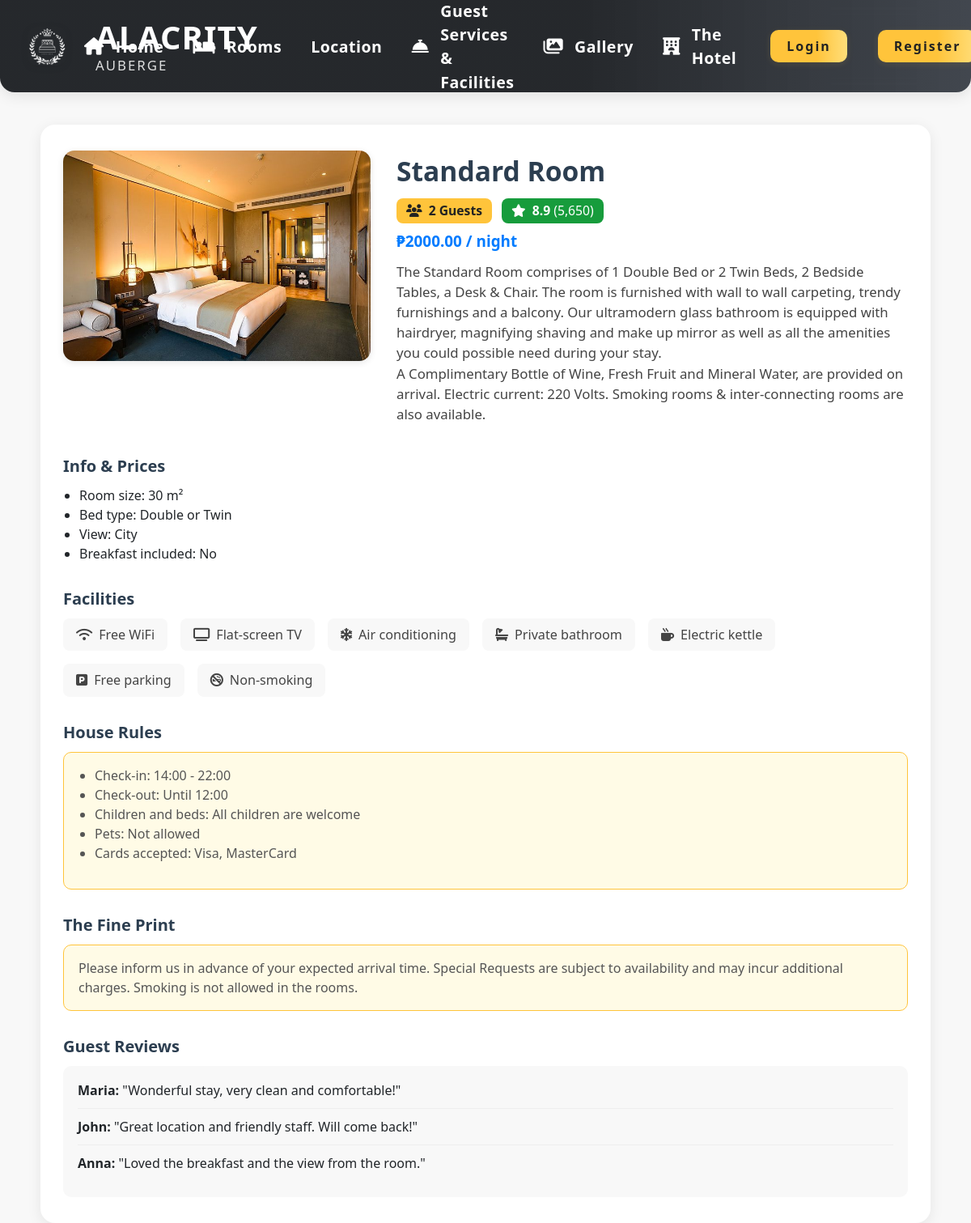
The app's page /room_details.php?id=2 with its own data.
### tables this page shows
CREATE TABLE `rooms` (
  `id` int(10) UNSIGNED NOT NULL,
  `name` varchar(100) NOT NULL,
  `description` text DEFAULT NULL,
  `price` decimal(10,2) DEFAULT NULL,
  `image_path` varchar(255) DEFAULT NULL,
  `status` enum('available','unavailable') DEFAULT 'available'
);

### room_details.php (the view, shortened to what this page needs)
<?php
include 'config.php';
$room_id = isset($_GET['id']) ? intval($_GET['id']) : 0;
$room = null;
if ($room_id) {
    $result = mysqli_query($conn, "SELECT * FROM rooms WHERE id=$room_id LIMIT 1");
    if ($result && mysqli_num_rows($result) > 0) {
        $room = mysqli_fetch_assoc($result);
    }
}
$max_guests = isset($room['max_guests']) ? $room['max_guests'] : 2;
$rating = number_format(rand(89, 97) / 10, 1);
$reviews = number_format(rand(2000, 20000));
?>
<!DOCTYPE html>
<html lang="en">
<head>
    <link href="https://cdn.jsdelivr.net/npm/bootstrap@5.3.0/dist/css/bootstrap.min.css" rel="stylesheet">
    <link rel="stylesheet" href="https://cdnjs.cloudflare.com/ajax/libs/font-awesome/6.4.2/css/all.min.css">
    <link rel="stylesheet" href="navbar.css">
</head>
<body>
<?php include 'navbar.php'; ?>
<div class="details-container">
    <div class="details-header">
        <img src="<?php echo !empty($room['image_path']) ? 'uploads/' . htmlspecialchars($room['image_path']) : 'images/standard.jpg'; ?>" class="details-img" alt="<?php echo htmlspecialchars($room['name']); ?>">
        <div class="details-main">
            <div class="details-title"><?php echo htmlspecialchars($room['name']); ?></div>
            <div class="details-badges mb-2">
                <span class="badge-guests"><i class="fa fa-users me-1"></i> <?php echo $max_guests; ?> Guests</span>
                <span class="badge-rating"><i class="fa fa-star me-1"></i> <?php echo $rating; ?> <span style="font-weight:400;">(<?php echo $reviews; ?>)</span></span>
            </div>
            <div class="details-price">₱<?php echo $room['price']; ?> / night</div>
            <div class="mb-2" style="color:#444; font-size:1.05rem;">
                <?php echo nl2br(htmlspecialchars($room['description'])); ?>
            </div>
        </div>
    </div>
    <div class="details-section">
        <h3>Info & Prices</h3>
        <ul>
            <li>Room size: <?php echo isset($room['size']) ? htmlspecialchars($room['size']) : '30'; ?> m²</li>
            <li>Bed type: <?php echo isset($room['bed_type']) ? htmlspecialchars($room['bed_type']) : 'Double or Twin'; ?></li>
            <li>View: <?php echo isset($room['view']) ? htmlspecialchars($room['view']) : 'City'; ?></li>
            <li>Breakfast included: <?php echo isset($room['breakfast']) && $room['breakfast'] ? 'Yes' : 'No'; ?></li>
        </ul>
    </div>
    <div class="details-section">
        <h3>Facilities</h3>
        <div class="details-facilities">
            <div class="details-facility"><i class="fa fa-wifi"></i> Free WiFi</div>
            <div class="details-facility"><i class="fa fa-tv"></i> Flat-screen TV</div>
            <div class="details-facility"><i class="fa fa-snowflake"></i> Air conditioning</div>
            <div class="details-facility"><i class="fa fa-bath"></i> Private bathroom</div>
            <div class="details-facility"><i class="fa fa-mug-hot"></i> Electric kettle</div>
            <div class="details-facility"><i class="fa fa-parking"></i> Free parking</div>
            <div class="details-facility"><i class="fa fa-smoking-ban"></i> Non-smoking</div>
        </div>
    </div>
    <div class="details-section">
        <h3>House Rules</h3>
        <div class="details-rules">
            <ul>
                <li>Check-in: 14:00 - 22:00</li>
                <li>Check-out: Until 12:00</li>
                <li>Children and beds: All children are welcome</li>
                <li>Pets: Not allowed</li>
                <li>Cards accepted: Visa, MasterCard</li>
            </ul>
        </div>
    </div>
    <div class="details-section">
        <h3>The Fine Print</h3>
        <div class="details-fineprint">
            Please inform us in advance of your expected arrival time. Special Requests are subject to availability and may incur additional charges. Smoking is not allowed in the rooms.
        </div>
    </div>
    <div class="details-section">
        <h3>Guest Reviews</h3>
        <div class="details-reviews">
            <div class="details-review"><strong>Maria:</strong> "Wonderful stay, very clean and comfortable!"</div>
            <div class="details-review"><strong>John:</strong> "Great location and friendly staff. Will come back!"</div>
            <div class="details-review"><strong>Anna:</strong> "Loved the breakfast and the view from the room."</div>
        </div>
    </div>
</div>
</body>
</html>

### navbar.css (style rules this page uses)
body { padding-top: 0; }

### room_details.php (style rules this page uses)
body { background: #f8f8f8; }
.details-container { max-width: 1100px; margin: 40px auto 0 auto; background: #fff; border-radius: 18px; box-shadow: 0 4px 18px rgba(0,0,0,0.08); padding: 32px 28px; }
.details-header { display: flex; flex-wrap: wrap; gap: 32px; align-items: flex-start; }
.details-img { width: 380px; height: 260px; object-fit: cover; border-radius: 14px; box-shadow: 0 2px 8px rgba(0,0,0,0.10); }
.details-main { flex: 1 1 320px; }
.details-title { font-size: 2.1rem; font-weight: 800; color: #2c3e50; margin-bottom: 8px; }
.details-badges { display: flex; align-items: center; gap: 12px; margin-bottom: 10px; }
.badge-guests { background: #ffc43b; color: #222; font-weight: 600; border-radius: 8px; padding: 4px 12px; font-size: 0.98rem; }
.badge-rating { background: #179c3c; color: #fff; font-weight: 700; border-radius: 8px; padding: 4px 12px; font-size: 0.98rem; }
.details-price { color: #007bff; font-weight: 700; font-size: 1.18rem; margin-bottom: 10px; }
.details-section { margin-top: 32px; }
.details-section h3 { font-size: 1.25rem; font-weight: 700; color: #2c3e50; margin-bottom: 12px; }
.details-section ul { padding-left: 20px; }
.details-facilities { display: flex; flex-wrap: wrap; gap: 16px; }
.details-facility { background: #f8f8f8; border-radius: 8px; padding: 8px 16px; font-size: 1.01rem; color: #444; display: flex; align-items: center; gap: 8px; }
.details-rules, .details-fineprint { background: #fffbe6; border: 1.5px solid #ffc43b; border-radius: 10px; padding: 16px 18px; color: #555; }
.details-reviews { background: #f8f8f8; border-radius: 10px; padding: 18px 18px 10px 18px; }
.details-review { border-bottom: 1px solid #eee; padding-bottom: 10px; margin-bottom: 10px; }
.details-review:last-child { border-bottom: none; }

### records on screen
rooms: name "Standard Room", price "2000.00", description "The Standard Room comprises of 1 Double Bed or 2 Twin Beds, 2 Bedside Tables, a Desk & Chair. The room is furnished with wall to wall carpeting, trendy furnishings and a balcony. Our ultramodern glass bathroom is equipped with hairdryer, magnifying shaving and make up mirror as well as all the amenities you could possible need during your stay. A Complimentary Bottle of Wine, Fresh Fruit and Mineral Water, are provided on arrival. Electric current: 220 Volts. Smoking rooms & inter-connecting rooms are also available."

### other values on screen
$max_guests "2"
